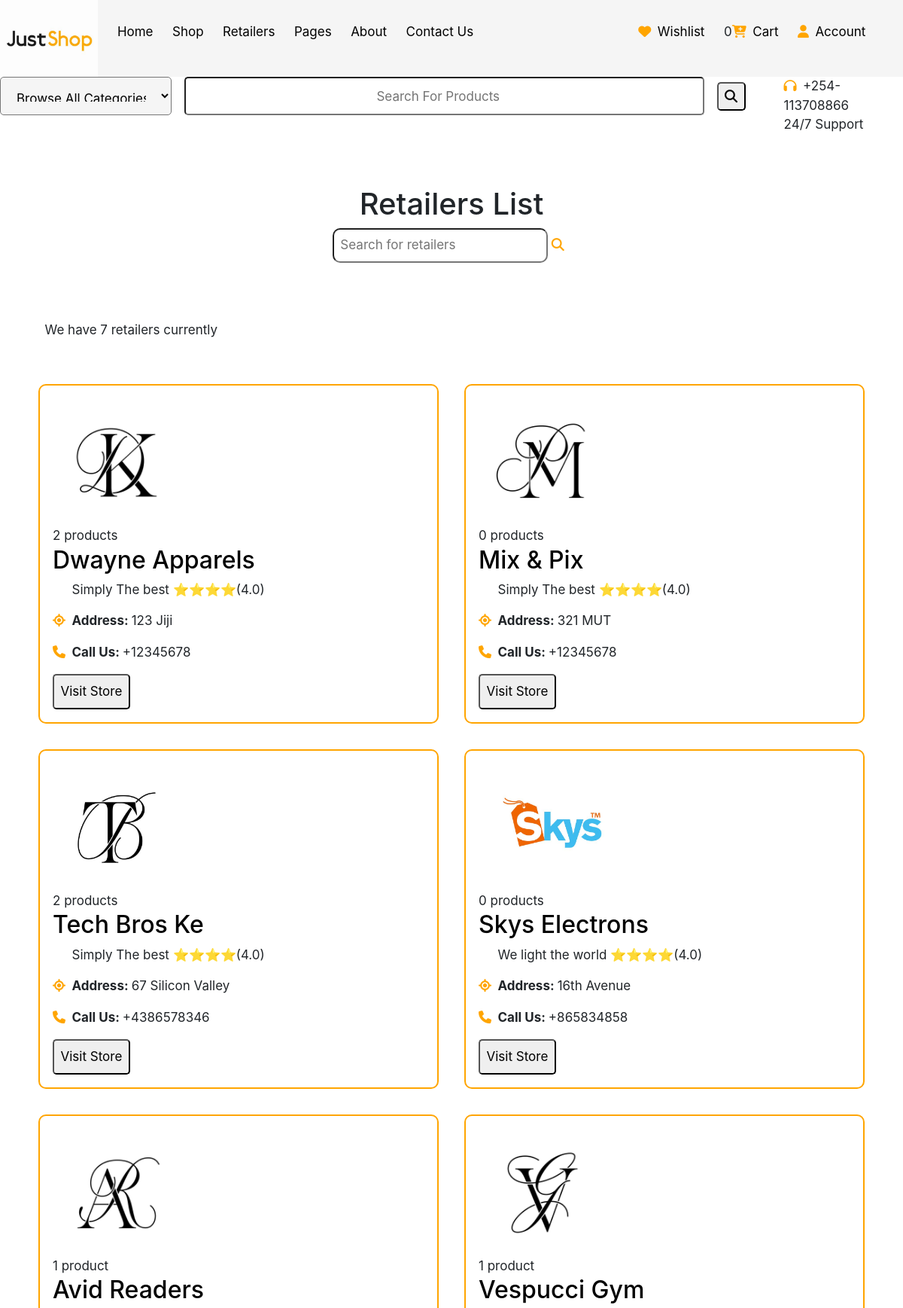
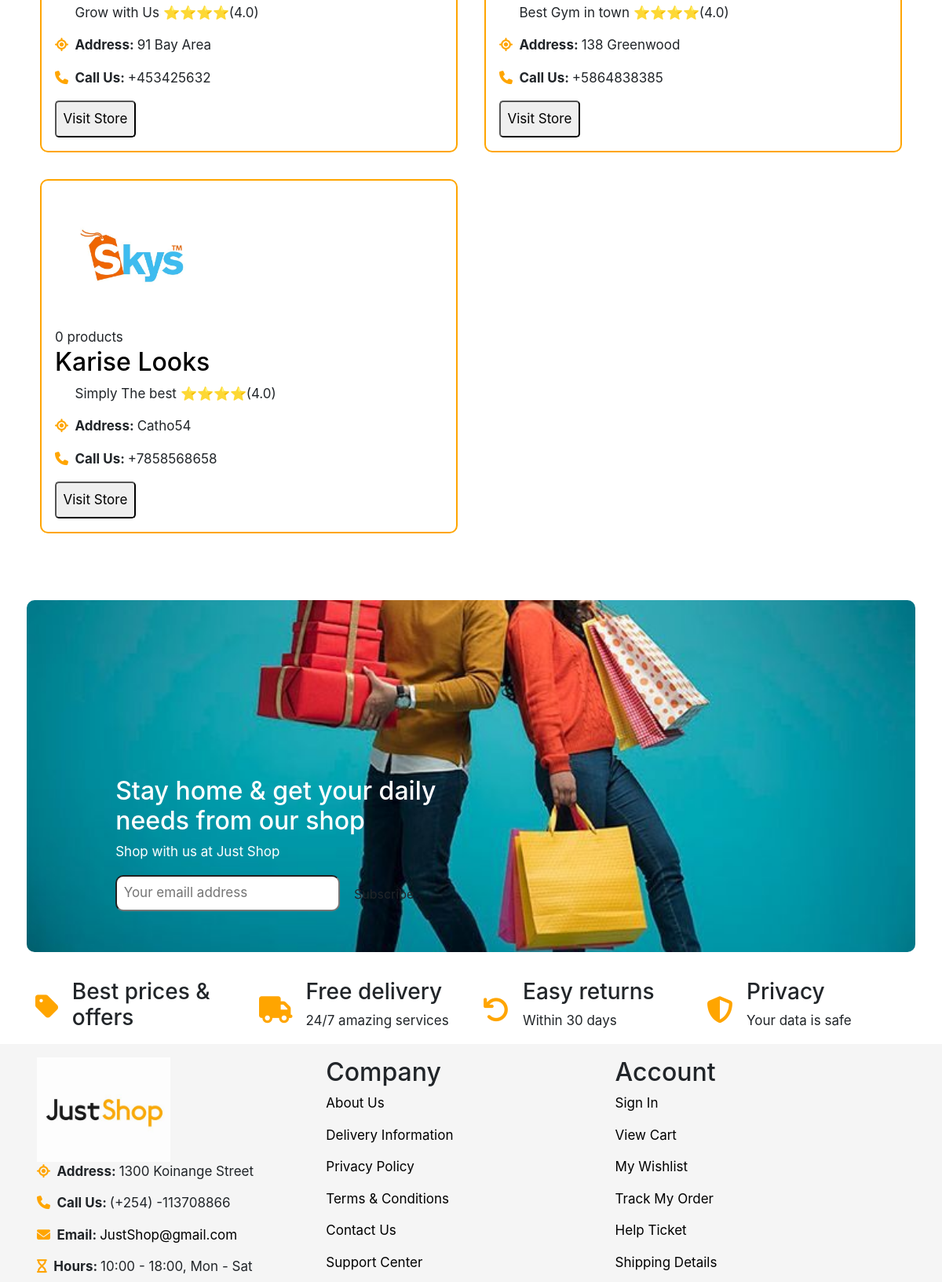
The page /retailers/ (upper part) on the database its author committed (2 pictures, top to bottom).
### main/models.py (models this page shows, shortened)
class Retailer(models.Model):
     retailer_id=models.UUIDField(unique=True, default=uuid.uuid4)
     title=models.CharField(max_length=100)
     image=models.ImageField(upload_to=user_dir_path,null=True)
     description=models.CharField(null=True,max_length=100,blank=True,default="Simply The best")
     rating=models.CharField(max_length=100,default="100")
     contact=models.CharField(max_length=100)
     return_time=models.CharField(max_length=100,default="10")
     address=models.CharField(max_length=100)
     shipping_time=models.CharField(max_length=100)
     user=models.ForeignKey(User,on_delete=models.SET_NULL,null=True)#on_delete=models.CASCADE,null=False
     date=models.DateTimeField(auto_now_add=True,null=True,blank=True)
     storefront_image=models.ImageField(upload_to=user_dir_path,null=True)
     class Meta:
          verbose_name_plural="Retailers"

### main/views.py (the view)
# urls.py: path('retailers/',retailers_view,name="retailers"),
def retailers_view(request):
   retailers=Retailer.objects.all()
   context={
      "retailers":retailers,
   }
   return render(request,"main/retailers.html",context)

### main/context_processor.py (called while the page is built)
def default(request):
    products=Product.objects.all()
    categories=Category.objects.all()
    return{
        'products':products,
        'categories':categories,
    }

### templates/main/retailers.html
{% extends "base/base.html" %}
{% load static %}
{%block content%}
<div class="retailers-main">
  <div class="retailers-header">
    <h1>Retailers List</h1>
    <div class="search-input">
      <input type="search" placeholder="Search for retailers">
      <i class="fas fa-search"></i>
    </div>
    <p>We have {{ retailers|length}} retailers currently</p>
  </div>
  <div class="retailers-list">
    {% for retailer in retailers %}
    <div class="retailer-card">
      <div class="retailer-image">
        <img class="retailer-image" src="{{ retailer.image.url }}" alt="">
      </div>
      <span>{{ retailer.products.count }} product{% if retailer.products.count != 1 %}s{% endif %}</span>
      <div class="retailer-info">
        <a href="{% url 'main:retailerdetails' retailer.id %}"><h2>{{retailer.title}}</h2></a>
        <span>{{retailer.description}}</span>
        <span>⭐⭐⭐⭐(4.0)</span><br>
        <p></p></span><i class="fas fa-location"></i><strong>Address: </strong> <span>{{retailer.address}}</span></p>
        <p><i class="fas fa-phone"></i><strong>Call Us: </strong><span>+{{retailer.contact}}</span></p>
        <a href="{% url 'main:retailerdetails' retailer.id %}"><button>Visit Store</button></a>
      </div>
    </div>
{% endfor %}
    </div>
</div>
{%endblock content%}

### static/assets/css/index.css (style rules this page uses)
* { margin:0; padding:0; box-sizing: border-box; }
button, input, select, textarea { font-family: inherit; font-size: 100%; }
body { font-size:17px; }
i { margin-right:0.5em; color: orange; font-size:1em; }
a { text-decoration: none; color:black; margin-right:1.5em; }
.search-input { width:100%; height:100%; margin:0 1em; text-align: center; border-radius:5px; }
.product-image,.retailer-image { height:10em; object-fit: cover; }
button { padding:0.5em; border-radius:.3em; }
.retailers-header { height:15em; margin:1.5em; border-radius:10px; display: flex; flex-direction: column; justify-content: center; align-items: center; padding:2em; position:relative; }
.retailers-main { padding:2em; }
.retailers-header>p { position: absolute; bottom:0; left:0; }
.retailers-list { padding:1em; display: grid; gap:2em; grid-template-columns:1fr 1fr }
.retailer-card { border:2px solid orange; border-radius: 10px; padding:1em; }
input { padding:.5em; border-radius:10px; }

### rows shown on the page
Retailer: image (picture), products.count "2", title "Dwayne Apparels", description "Simply The best", address "123 Jiji", contact "12345678"
Retailer: image (picture), products.count "0", title "Mix & Pix", description "Simply The best", address "321 MUT", contact "12345678"
Retailer: image (picture), products.count "2", title "Tech Bros Ke", description "Simply The best", address "67 Silicon Valley", contact "4386578346"
Retailer: image (picture), products.count "0", title "Skys Electrons", description "We light the world", address "16th Avenue", contact "865834858"
Retailer: image (picture), products.count "1", title "Avid Readers", description "Grow with Us", address "91 Bay Area", contact "453425632"
Retailer: image (picture), products.count "1", title "Vespucci Gym", description "Best Gym in town", address "138 Greenwood", contact "5864838385"
Retailer: image (picture), products.count "0", title "Karise Looks", description "Simply The best", address "Catho54", contact "7858568658"

### other values the page prints
{{ request.session.cart_data_obj|length }} "0"
{{ retailers|length }} "7"
